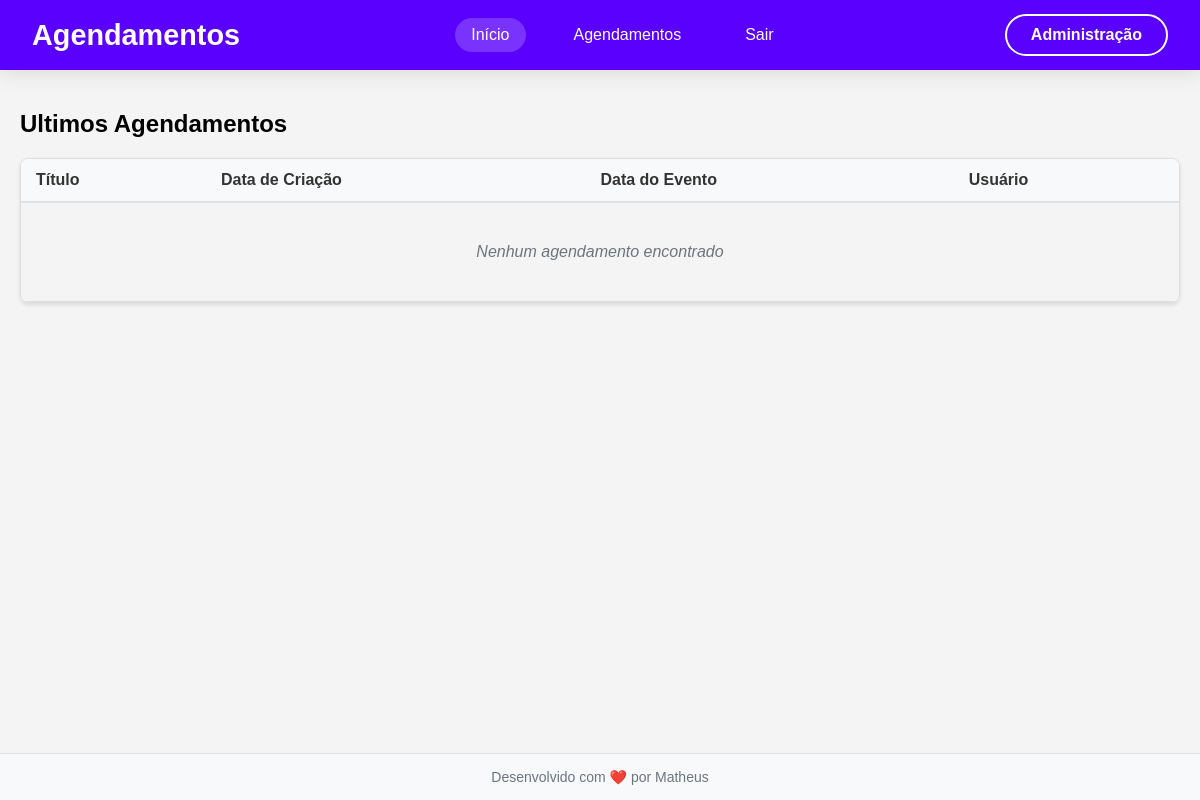
/agenda/ (signed in), run on an earlier commit of the app's database.
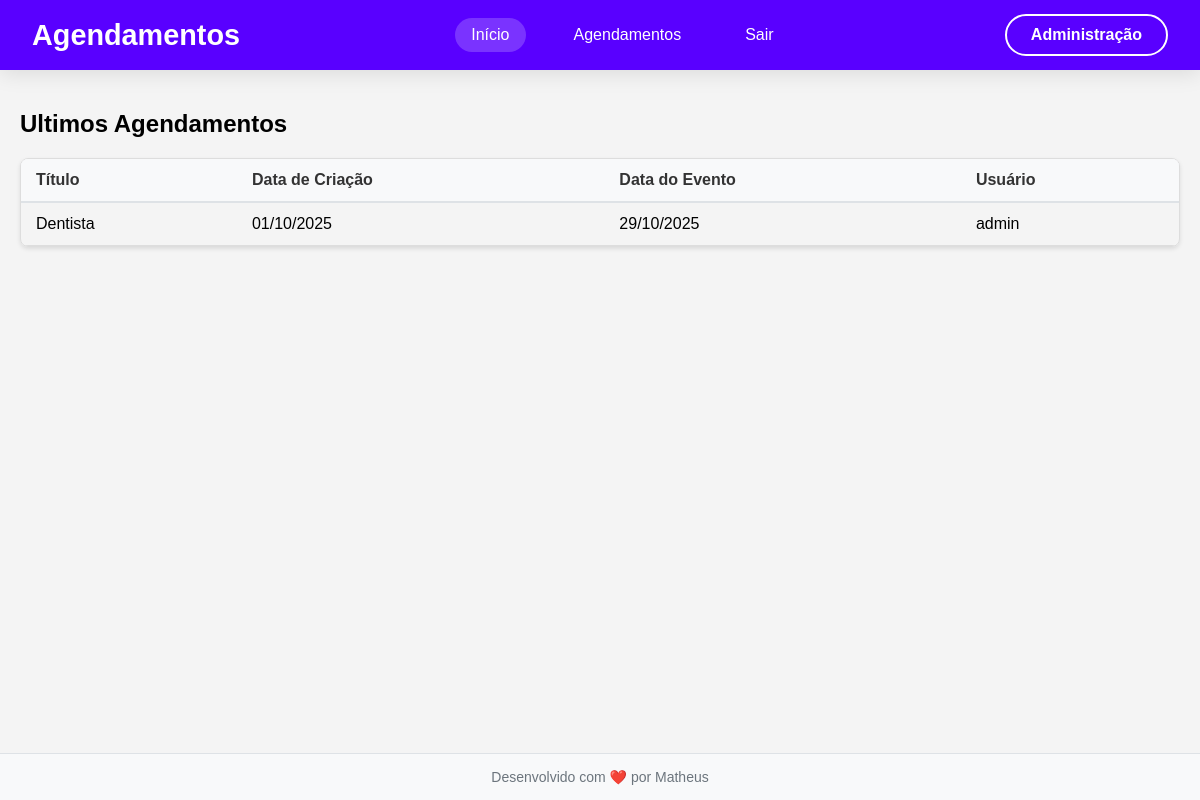
And on a later commit of the database.
### core/models.py (models this page shows, shortened)
class Evento(models.Model):
    titulo = models.CharField(max_length=100)
    descricao = models.TextField(blank=True, null=True)
    data_evento = models.DateTimeField(verbose_name='Data do Evento') ## verbose_name altera o nome do campo na interface de admin
    data_criacao = models.DateTimeField(auto_now=True, verbose_name='Data de Criação')
    usuario = models.ForeignKey(User, on_delete=models.CASCADE)  ## CASCADE deleta todos os eventos do usuario se o usuario for deletado
    class Meta:
        db_table = 'evento'
    def get_data_evento(self):
        return self.data_evento.strftime('%d/%m/%Y')
    def get_data_criacao(self):
        return self.data_criacao.strftime('%d/%m/%Y')

### core/views.py (the view)
# urls.py: path('agenda/', views.lista_eventos),  ## Inclui as urls do app core
@login_required(login_url='/login/')
def lista_eventos(request):
    usuario = request.user
    eventos = Evento.objects.filter(usuario=usuario)
    dados = {'eventos': eventos}  ## Cria um dicionario com os eventos
    return render(request, 'agenda.html', dados)  ## Renderiza o template agenda.html

### templates/agenda.html
{% include 'models/header.html' %}
<div class="container">
  <h2>Ultimos Agendamentos</h2>
  <div class="table-container">
    <table>
      <thead>
        <tr>
          <th>Título</th>
          <th>Data de Criação</th>
          <th>Data do Evento</th>
          <th>Usuário</th>
        </tr>
      </thead>
      <tbody>
        {% for evento in eventos %}
        <tr>
          <td>{{ evento.titulo }}</td>
          <td>{{ evento.get_data_criacao }}</td>
          <td>{{ evento.get_data_evento }}</td>
          <td>{{ evento.usuario }}</td>
        </tr>
        {% endfor %} {% if not eventos %}
        <tr>
          <td colspan="4" class="no-data">Nenhum agendamento encontrado</td>
        </tr>
        {% endif %}
      </tbody>
    </table>
  </div>
</div>
{% include 'models/footer.html' %}

What changed in the data, as far as the page shows it:
added Evento: titulo "Dentista", get_data_criacao "01/10/2025", get_data_evento "29/10/2025", usuario "admin"
Also different on the page:
text no longer shown: "Nenhum agendamento encontrado"
